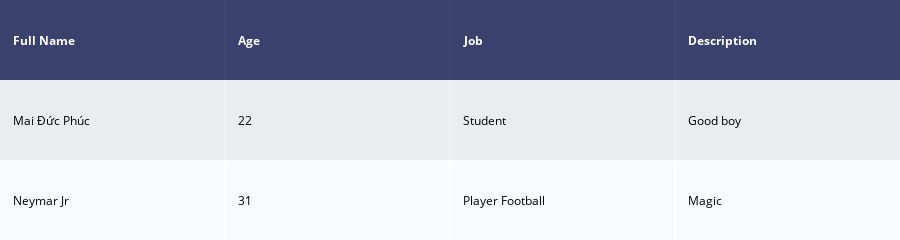

Notebook cell for this chart:
### Markdown cell above
# Table

### Code cell
import plotly.figure_factory as ff

df_table = [['Full Name' , 'Age' , 'Job' , 'Description'],
            ['Mai Đức Phúc' , '22' , 'Student' , 'Good boy'],
            ['Neymar Jr' , '31' , 'Player Football' , 'Magic']
        ]
fig = ff.create_table(df_table,height_constant=20)
fig.show()

### Figure 1 — Plotly figure (JSON) as saved in the notebook; plotly's stock layout.template omitted (floating-point values rounded to 4 significant figures)
{"data": [{"colorscale": [[0, "#00083e"], [0.5, "#ededee"], [1, "#ffffff"]], "hoverinfo": "none", "opacity": 0.75, "showscale": false, "type": "heatmap", "z": [[0, 0, 0, 0], [0.5, 0.5, 0.5, 0.5], [1, 1, 1, 1]]}], "layout": {"annotations": [{"align": "left", "font": {"color": "#ffffff"}, "showarrow": false, "text": "<b>Full Name</b>", "x": -0.45, "xanchor": "left", "xref": "x", "y": 0, "yref": "y"}, {"align": "left", "font": {"color": "#ffffff"}, "showarrow": false, "text": "<b>Age</b>", "x": 0.55, "xanchor": "left", "xref": "x", "y": 0, "yref": "y"}, {"align": "left", "font": {"color": "#ffffff"}, "showarrow": false, "text": "<b>Job</b>", "x": 1.55, "xanchor": "left", "xref": "x", "y": 0, "yref": "y"}, {"align": "left", "font": {"color": "#ffffff"}, "showarrow": false, "text": "<b>Description</b>", "x": 2.55, "xanchor": "left", "xref": "x", "y": 0, "yref": "y"}, {"align": "left", "font": {"color": "#000000"}, "showarrow": false, "text": "Mai Đức Phúc", "x": -0.45, "xanchor": "left", "xref": "x", "y": 1, "yref": "y"}, {"align": "left", "font": {"color": "#000000"}, "showarrow": false, "text": "22", "x": 0.55, "xanchor": "left", "xref": "x", "y": 1, "yref": "y"}, {"align": "left", "font": {"color": "#000000"}, "showarrow": false, "text": "Student", "x": 1.55, "xanchor": "left", "xref": "x", "y": 1, "yref": "y"}, {"align": "left", "font": {"color": "#000000"}, "showarrow": false, "text": "Good boy", "x": 2.55, "xanchor": "left", "xref": "x", "y": 1, "yref": "y"}, {"align": "left", "font": {"color": "#000000"}, "showarrow": false, "text": "Neymar Jr", "x": -0.45, "xanchor": "left", "xref": "x", "y": 2, "yref": "y"}, {"align": "left", "font": {"color": "#000000"}, "showarrow": false, "text": "31", "x": 0.55, "xanchor": "left", "xref": "x", "y": 2, "yref": "y"}, {"align": "left", "font": {"color": "#000000"}, "showarrow": false, "text": "Player Football", "x": 1.55, "xanchor": "left", "xref": "x", "y": 2, "yref": "y"}, {"align": "left", "font": {"color": "#000000"}, "showarrow": false, "text": "Magic", "x": 2.55, "xanchor": "left", "xref": "x", "y": 2, "yref": "y"}], "height": 110, "margin": {"b": 0, "l": 0, "r": 0, "t": 0}, "xaxis": {"dtick": 1, "gridwidth": 2, "showticklabels": false, "tick0": -0.5, "ticks": "", "zeroline": false}, "yaxis": {"autorange": "reversed", "dtick": 1, "gridwidth": 2, "showticklabels": false, "tick0": 0.5, "ticks": "", "zeroline": false}}}
